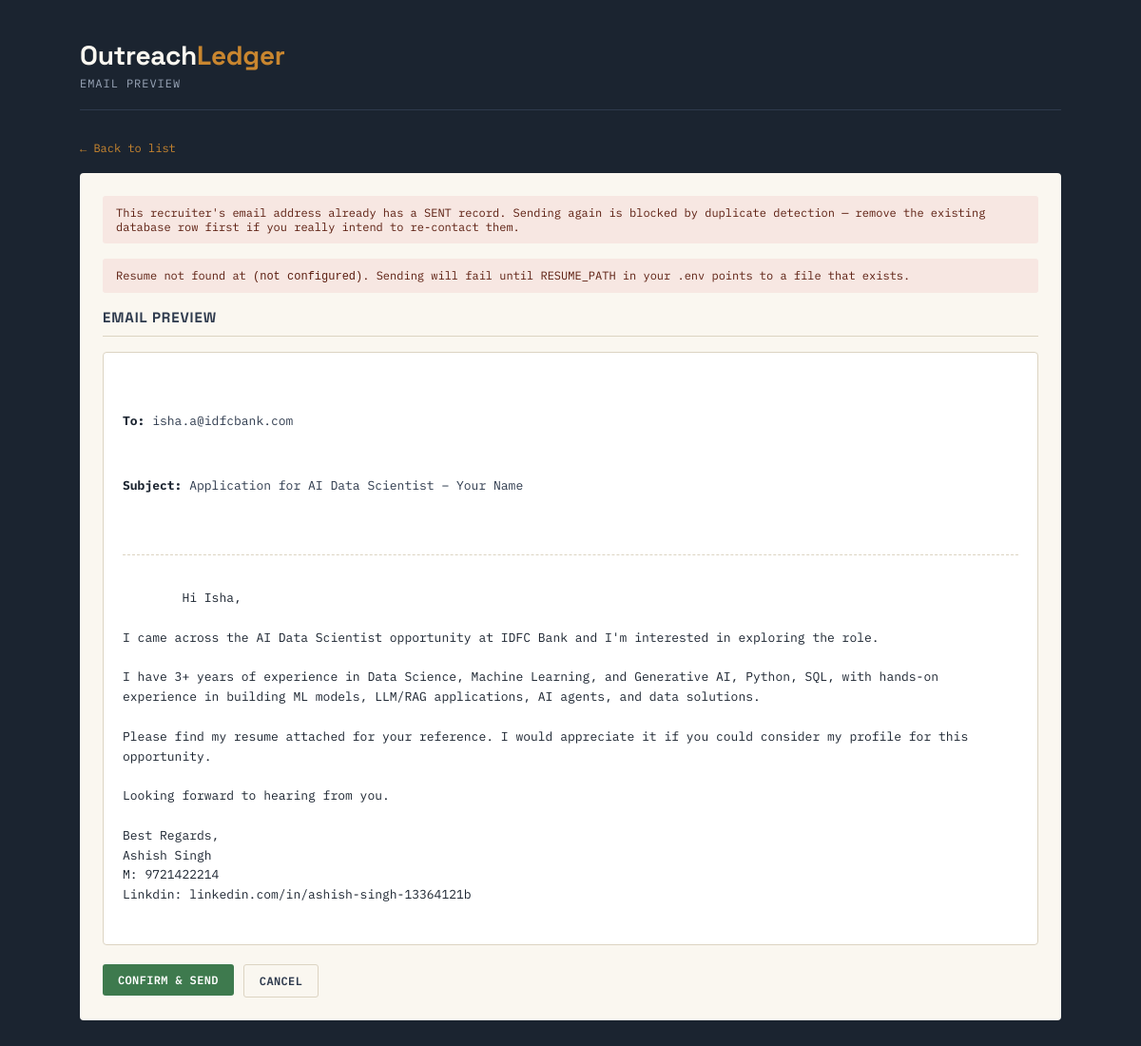
The app's page /preview/0 with its own data.
### tables this page shows
CREATE TABLE recruiter_contacts (
    id              INTEGER PRIMARY KEY AUTOINCREMENT,
    hr_name         TEXT NOT NULL,
    company         TEXT NOT NULL,
    job_role        TEXT NOT NULL,
    email           TEXT NOT NULL,
    linkedin_url    TEXT,
    subject         TEXT,
    email_body      TEXT,
    status          TEXT NOT NULL DEFAULT 'PENDING',
    sent_at         TEXT,
    error_message   TEXT,
    created_at      TEXT NOT NULL
);

### webapp.py (the view)
@app.route("/preview/<int:row_index>")
def preview(row_index: int):
    records = _load_records()
    if not (0 <= row_index < len(records)):
        flash("Recruiter not found.", "error")
        return redirect(url_for("index"))
    record = records[row_index]
    result = validate_record(record)
    if not result.ok:
        flash("Cannot preview: " + " ".join(result.errors), "error")
        return redirect(url_for("index"))
    template_text = load_template(str(settings.email_template_path))
    generated = generate_email(record, template_text, settings.sender_name)
    already_sent = db.get_latest_status(record.email) == ContactStatus.SENT.value
    resume_path = _get_user_resume_path()
    resume_exists = bool(resume_path) and Path(resume_path).exists()
    return render_template(
        "preview.html",
        record=record,
        row_index=row_index,
        subject=generated.subject,
        body=generated.body,
        already_sent=already_sent,
        resume_exists=resume_exists,
        resume_path=resume_path,
    )

### agent/email_generator.py (called while the page is built)
def load_template(template_path: str | Path) -> str:
    path = Path(template_path)
    if not path.exists():
        raise FileNotFoundError(f"Email template not found at: {path}")
    return path.read_text(encoding="utf-8")

def render_template(template_text: str, record: RecruiterRecord, sender_name: str) -> str:
    rendered = template_text
    rendered = rendered.replace("{HR_NAME}", record.hr_name.strip())
    rendered = rendered.replace("{COMPANY_NAME}", record.company.strip())
    rendered = rendered.replace("{JOB_ROLE}", record.job_role.strip())
    rendered = rendered.replace("{YOUR_NAME}", sender_name.strip())
    return rendered

def split_subject_and_body(rendered_text: str) -> GeneratedEmail:
    lines = rendered_text.splitlines()
    if not lines or not lines[0].lower().startswith("subject:"):
        raise ValueError(
            "Email template must start with a line of the form 'Subject: ...'."
        )
    subject = lines[0][len("subject:"):].strip()
    body_lines = lines[1:]
    while body_lines and body_lines[0].strip() == "":
        body_lines.pop(0)
    body = "\n".join(body_lines).strip("\n")
    return GeneratedEmail(subject=subject, body=body)

def generate_email(
    record: RecruiterRecord,
    template_text: str,
    sender_name: str,
) -> GeneratedEmail:
    rendered = render_template(template_text, record, sender_name)
    return split_subject_and_body(rendered)

### agent/validator.py (called while the page is built)
def is_valid_email(email: str) -> bool:
    if not email:
        return False
    return bool(EMAIL_REGEX.match(email.strip()))

def validate_record(record: RecruiterRecord) -> ValidationResult:
    errors: List[str] = []
    if not record.hr_name or not record.hr_name.strip():
        errors.append("Missing HR/recruiter name.")
    if not record.company or not record.company.strip():
        errors.append("Missing company name.")
    if not record.job_role or not record.job_role.strip():
        errors.append("Missing job role.")
    if not record.email or not record.email.strip():
        errors.append(f"Missing recruiter email for {record.hr_name or 'unknown recruiter'}.")
    elif not is_valid_email(record.email):
        errors.append(f"Invalid email address: {record.email}")
    return ValidationResult(ok=not errors, errors=errors)

### webapp.py (called while the page is built)
def _load_records() -> list[RecruiterRecord]:
    try:
        return read_csv(settings.recruiters_csv_path)
    except Exception:
        return []

### templates/preview.html (shortened to what this page needs)
<!DOCTYPE html>
<html lang="en">
<head>
  <link rel="stylesheet" href="{{ url_for('static', filename='style.css') }}">
</head>
<body>
  <div class="shell">
    <header class="masthead">
      <div>
        <div class="title">Outreach<span>Ledger</span></div>
        <div class="subtitle">Email Preview</div>
      </div>
    </header>
    <a class="back-link" href="{{ url_for('index') }}">&larr; Back to list</a>
    <div class="panel">
      {% if already_sent %}
        <div class="warning-note">
          This recruiter's email address already has a SENT record. Sending again is blocked by duplicate detection — remove the existing database row first if you really intend to re-contact them.
        </div>
      {% endif %}
      {% if not resume_exists %}
        <div class="warning-note">
          Resume not found at <code>{{ resume_path or '(not configured)' }}</code>. Sending will fail until RESUME_PATH in your .env points to a file that exists.
        </div>
      {% endif %}
      <h2>Email Preview</h2>
      <div class="email-preview-box">
        <div class="to-line"><b>To:</b> {{ record.email }}</div>
        <div class="subject-line"><b>Subject:</b> {{ subject }}</div>
        <div class="divider"></div>
        {{ body }}
      </div>
      <div class="confirm-bar">
        <form method="POST" action="{{ url_for('send', row_index=row_index) }}"
              onsubmit="return confirm('Send this email now?');">
          <button type="submit" class="btn btn-send" {% if already_sent or not resume_exists %}disabled{% endif %}>
            Confirm &amp; Send
          </button>
        </form>
        <a class="btn btn-ghost" href="{{ url_for('index') }}">Cancel</a>
      </div>
    </div>
  </div>
</body>
</html>

### static/style.css (style rules this page uses)
:root { --ink: #1B2430; --ink-soft: #2E3A4D; --paper: #FAF7F0; --paper-dim: #F0EBDF; --line: #DCD4C2; --amber: #C9862F; --amber-dark: #A66D22; --sent: #3E7A4E; --sent-bg: #E7F1E8; --failed: #B4442E; --failed-bg: #F7E7E2; --skipped: #6B6255; --skipped-bg: #EDE8DC; --pending: #3D5A80; --pending-bg: #E4EBF3; }
* { box-sizing: border-box; }
body { margin: 0; background: var(--ink); color: var(--paper); font-family: 'IBM Plex Mono', monospace; min-height: 100vh; }
.shell { max-width: 1080px; margin: 0 auto; padding: 40px 24px 80px; }
header.masthead { border-bottom: 1px solid var(--ink-soft); padding-bottom: 20px; margin-bottom: 28px; display: flex; justify-content: space-between; align-items: flex-end; flex-wrap: wrap; gap: 12px; }
header.masthead .title { font-family: 'Space Grotesk', sans-serif; font-weight: 700; font-size: 28px; letter-spacing: -0.01em; color: var(--paper); }
header.masthead .title span { color: var(--amber); }
header.masthead .subtitle { font-size: 12px; color: #9AA6B8; text-transform: uppercase; letter-spacing: 0.08em; margin-top: 4px; }
.panel { background: var(--paper); color: var(--ink); border-radius: 4px; padding: 24px; }
.panel h2 { font-family: 'Space Grotesk', sans-serif; font-size: 15px; text-transform: uppercase; letter-spacing: 0.06em; margin: 0 0 16px; color: var(--ink-soft); border-bottom: 1px solid var(--line); padding-bottom: 10px; }
.btn { display: inline-block; border: none; border-radius: 3px; padding: 9px 16px; font-family: 'IBM Plex Mono', monospace; font-size: 12px; font-weight: 600; letter-spacing: 0.03em; cursor: pointer; text-decoration: none; text-transform: uppercase; }
.btn-ghost { background: transparent; border: 1px solid var(--line); color: var(--ink-soft); }
.btn-send { background: var(--sent); color: #fff; }
.email-preview-box { background: #fff; border: 1px solid var(--line); border-radius: 4px; padding: 20px; white-space: pre-wrap; font-family: 'IBM Plex Mono', monospace; font-size: 13px; line-height: 1.6; color: var(--ink); }
.email-preview-box .to-line, .email-preview-box .subject-line { color: var(--ink-soft); margin-bottom: 6px; }
.email-preview-box .subject-line b, .email-preview-box .to-line b { color: var(--ink); }
.divider { border-top: 1px dashed var(--line); margin: 14px 0; }
.warning-note { font-size: 12px; background: var(--failed-bg); color: #5c1e10; padding: 10px 14px; border-radius: 3px; margin-bottom: 16px; }
.back-link { display: inline-block; margin-bottom: 18px; font-size: 12px; color: var(--amber); text-decoration: none; }
.confirm-bar { display: flex; gap: 10px; margin-top: 20px; }

### records on screen
recruiter_contacts: email "isha.a@idfcbank.com", email_body "Hi Isha, I came across the AI Data Scientist opportunity at IDFC Bank and I'm interested in exploring the role. I have 3+ years of experience in Data Science, Machine Learning, and Generative AI, Python, SQL, with hands-on experience in building ML models, LLM/RAG applications, AI agents, and data solutions. Please find my resume attached for your reference. I would appreciate it if you could consider my profile for this opportunity. Looking forward to hearing from you. Best Regards, Ashish Singh M: 9721422214 Linkdin: linkedin.com/in/ashish-singh-13364121b"

### other values on screen
{{ resume_path or '(not configured)' }} "(not configured)"
{{ subject }} "Application for AI Data Scientist – Your Name"
